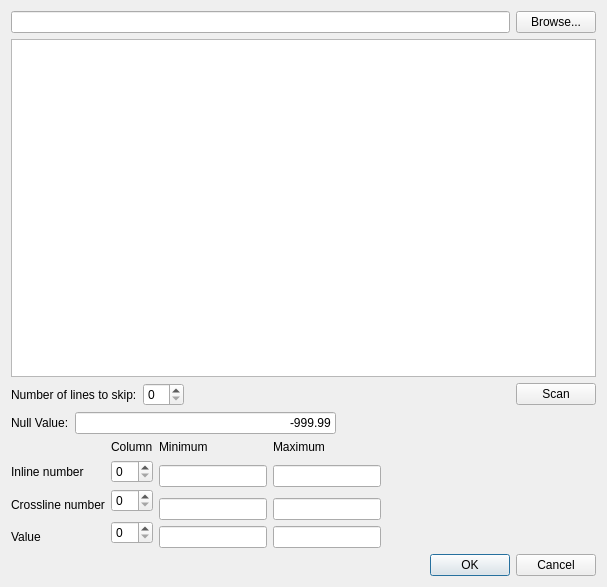
<?xml version="1.0" encoding="UTF-8"?>
<ui version="4.0">
 <class>HorizonInputDialog</class>
 <widget class="QDialog" name="HorizonInputDialog">
  <property name="geometry">
   <rect>
    <x>0</x>
    <y>0</y>
    <width>607</width>
    <height>587</height>
   </rect>
  </property>
  <property name="windowTitle">
   <string>Dialog</string>
  </property>
  <layout class="QVBoxLayout" name="verticalLayout">
   <item>
    <layout class="QHBoxLayout" name="horizontalLayout">
     <item>
      <widget class="QLineEdit" name="lePath">
       <property name="readOnly">
        <bool>true</bool>
       </property>
      </widget>
     </item>
     <item>
      <widget class="QPushButton" name="pbBrowse">
       <property name="text">
        <string>Browse...</string>
       </property>
      </widget>
     </item>
    </layout>
   </item>
   <item>
    <widget class="QTextEdit" name="teContent">
     <property name="readOnly">
      <bool>true</bool>
     </property>
    </widget>
   </item>
   <item>
    <layout class="QHBoxLayout" name="horizontalLayout_3">
     <item>
      <widget class="QLabel" name="label">
       <property name="text">
        <string>Number of lines to skip:</string>
       </property>
       <property name="buddy">
        <cstring>sbSkip</cstring>
       </property>
      </widget>
     </item>
     <item>
      <widget class="QSpinBox" name="sbSkip"/>
     </item>
     <item>
      <spacer name="horizontalSpacer_2">
       <property name="orientation">
        <enum>Qt::Horizontal</enum>
       </property>
       <property name="sizeHint" stdset="0">
        <size>
         <width>40</width>
         <height>20</height>
        </size>
       </property>
      </spacer>
     </item>
     <item>
      <widget class="QPushButton" name="pbScan">
       <property name="text">
        <string>Scan</string>
       </property>
      </widget>
     </item>
    </layout>
   </item>
   <item>
    <layout class="QHBoxLayout" name="horizontalLayout_5">
     <item>
      <widget class="QLabel" name="label_8">
       <property name="text">
        <string>Null Value:</string>
       </property>
      </widget>
     </item>
     <item>
      <widget class="QLineEdit" name="leNull">
       <property name="text">
        <string>-999.99</string>
       </property>
       <property name="alignment">
        <set>Qt::AlignRight|Qt::AlignTrailing|Qt::AlignVCenter</set>
       </property>
      </widget>
     </item>
     <item>
      <spacer name="horizontalSpacer_4">
       <property name="orientation">
        <enum>Qt::Horizontal</enum>
       </property>
       <property name="sizeHint" stdset="0">
        <size>
         <width>40</width>
         <height>20</height>
        </size>
       </property>
      </spacer>
     </item>
    </layout>
   </item>
   <item>
    <layout class="QHBoxLayout" name="horizontalLayout_4">
     <item>
      <layout class="QGridLayout" name="gridLayout">
       <item row="5" column="0">
        <widget class="QLabel" name="label_4">
         <property name="text">
          <string>Value</string>
         </property>
        </widget>
       </item>
       <item row="1" column="1">
        <widget class="QSpinBox" name="sbIline"/>
       </item>
       <item row="5" column="2">
        <widget class="QLineEdit" name="leMinValue">
         <property name="readOnly">
          <bool>true</bool>
         </property>
        </widget>
       </item>
       <item row="1" column="2" rowspan="2">
        <widget class="QLineEdit" name="leMinIline">
         <property name="readOnly">
          <bool>true</bool>
         </property>
        </widget>
       </item>
       <item row="3" column="3" rowspan="2">
        <widget class="QLineEdit" name="leMaxXline">
         <property name="readOnly">
          <bool>true</bool>
         </property>
        </widget>
       </item>
       <item row="4" column="1" rowspan="2">
        <widget class="QSpinBox" name="sbValue"/>
       </item>
       <item row="3" column="0">
        <widget class="QLabel" name="label_3">
         <property name="text">
          <string>Crossline number</string>
         </property>
        </widget>
       </item>
       <item row="3" column="2" rowspan="2">
        <widget class="QLineEdit" name="leMinXline">
         <property name="readOnly">
          <bool>true</bool>
         </property>
        </widget>
       </item>
       <item row="5" column="3">
        <widget class="QLineEdit" name="leMaxValue">
         <property name="readOnly">
          <bool>true</bool>
         </property>
        </widget>
       </item>
       <item row="0" column="1">
        <widget class="QLabel" name="label_5">
         <property name="text">
          <string>Column</string>
         </property>
        </widget>
       </item>
       <item row="2" column="1" rowspan="2">
        <widget class="QSpinBox" name="sbXline"/>
       </item>
       <item row="0" column="3">
        <widget class="QLabel" name="label_7">
         <property name="text">
          <string>Maximum</string>
         </property>
        </widget>
       </item>
       <item row="1" column="3" rowspan="2">
        <widget class="QLineEdit" name="leMaxIline">
         <property name="readOnly">
          <bool>true</bool>
         </property>
        </widget>
       </item>
       <item row="1" column="0">
        <widget class="QLabel" name="label_2">
         <property name="text">
          <string>Inline number</string>
         </property>
        </widget>
       </item>
       <item row="0" column="2">
        <widget class="QLabel" name="label_6">
         <property name="text">
          <string>Minimum</string>
         </property>
        </widget>
       </item>
      </layout>
     </item>
     <item>
      <spacer name="horizontalSpacer_3">
       <property name="orientation">
        <enum>Qt::Horizontal</enum>
       </property>
       <property name="sizeHint" stdset="0">
        <size>
         <width>40</width>
         <height>20</height>
        </size>
       </property>
      </spacer>
     </item>
    </layout>
   </item>
   <item>
    <layout class="QHBoxLayout" name="horizontalLayout_2">
     <item>
      <spacer name="horizontalSpacer">
       <property name="orientation">
        <enum>Qt::Horizontal</enum>
       </property>
       <property name="sizeHint" stdset="0">
        <size>
         <width>40</width>
         <height>20</height>
        </size>
       </property>
      </spacer>
     </item>
     <item>
      <widget class="QDialogButtonBox" name="buttonBox">
       <property name="standardButtons">
        <set>QDialogButtonBox::Cancel|QDialogButtonBox::Ok</set>
       </property>
      </widget>
     </item>
    </layout>
   </item>
  </layout>
  <zorder>lePath</zorder>
  <zorder>pbBrowse</zorder>
  <zorder>teContent</zorder>
  <zorder>buttonBox</zorder>
  <zorder>horizontalSpacer</zorder>
  <zorder>buttonBox</zorder>
  <zorder>label</zorder>
  <zorder>sbSkip</zorder>
  <zorder>label_2</zorder>
  <zorder>sbIline</zorder>
  <zorder>label_3</zorder>
  <zorder>sbXline</zorder>
  <zorder>label_4</zorder>
  <zorder>sbValue</zorder>
  <zorder>label_5</zorder>
  <zorder>label_6</zorder>
  <zorder>label_7</zorder>
  <zorder>leMinIline</zorder>
  <zorder>leMaxIline</zorder>
  <zorder>leMinXline</zorder>
  <zorder>leMaxXline</zorder>
  <zorder>leMinValue</zorder>
  <zorder>leMaxValue</zorder>
  <zorder>label</zorder>
  <zorder>horizontalSpacer_2</zorder>
  <zorder>horizontalSpacer_3</zorder>
  <zorder>pbScan</zorder>
  <zorder>label_8</zorder>
  <zorder>leNull</zorder>
  <zorder>horizontalSpacer_4</zorder>
 </widget>
 <resources/>
 <connections>
  <connection>
   <sender>buttonBox</sender>
   <signal>rejected()</signal>
   <receiver>HorizonInputDialog</receiver>
   <slot>reject()</slot>
   <hints>
    <hint type="sourcelabel">
     <x>400</x>
     <y>561</y>
    </hint>
    <hint type="destinationlabel">
     <x>199</x>
     <y>149</y>
    </hint>
   </hints>
  </connection>
  <connection>
   <sender>buttonBox</sender>
   <signal>accepted()</signal>
   <receiver>HorizonInputDialog</receiver>
   <slot>accept()</slot>
   <hints>
    <hint type="sourcelabel">
     <x>400</x>
     <y>561</y>
    </hint>
    <hint type="destinationlabel">
     <x>199</x>
     <y>149</y>
    </hint>
   </hints>
  </connection>
  <connection>
   <sender>pbScan</sender>
   <signal>clicked()</signal>
   <receiver>HorizonInputDialog</receiver>
   <slot>setFocus()</slot>
   <hints>
    <hint type="sourcelabel">
     <x>554</x>
     <y>522</y>
    </hint>
    <hint type="destinationlabel">
     <x>303</x>
     <y>293</y>
    </hint>
   </hints>
  </connection>
 </connections>
</ui>
